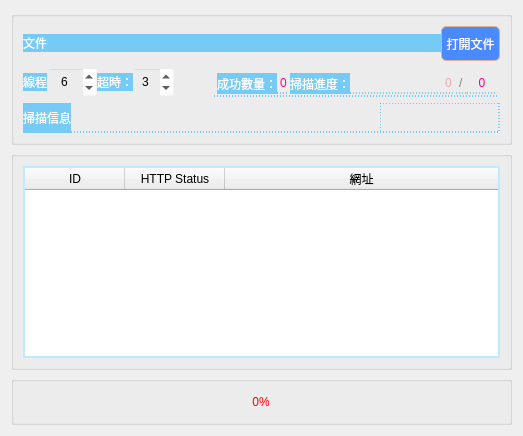
        <widget class="QWidget" name="tab_2">
         <attribute name="title">
          <string>任務</string>
         </attribute>
         <layout class="QGridLayout" name="gridLayout_2">
          <item row="1" column="0">
           <widget class="QGroupBox" name="groupBox_4">
            <property name="styleSheet">
             <string notr="true">    background-image: url();v</string>
            </property>
            <property name="title">
             <string/>
            </property>
            <layout class="QGridLayout" name="gridLayout_7">
             <item row="0" column="0">
              <layout class="QVBoxLayout" name="verticalLayout_7">
               <item>
                <widget class="QTableWidget" name="Task_tableWidget">
                 <property name="styleSheet">
                  <string notr="true">/*表格*/
QTableView{/*对齐方式代码设置*/
border:2px solid #c1e8ff;
gridline-color: rgb(128, 128, 128);/*网格线颜色*/
background-image: url(:/icon/bg.png);
}
QTableView QTableCornerButton::section{/*表头左上*/
background-color: rgb(60,60,60);
border:0;
border-bottom:1px solid rgb(0, 170, 255);
}
QTableView::item{/*表内容*/
font: 15px &quot;宋体&quot;;
color: rgb(250, 250, 250);
/*background-color: rgb(80, 80, 80);*/
}
QTableView::item:selected{
color:black;
background-color: rgb(255, 255, 188);
}
QTableView::indicator{
width: 20px;
height: 20px;
}
QTableView::indicator:enabled:checked{
image: ;
}
QTableView::indicator:enabled:unchecked{
image: ;
}</string>
                 </property>
                 <property name="verticalScrollMode">
                  <enum>QAbstractItemView::ScrollPerItem</enum>
                 </property>
                 <property name="horizontalScrollMode">
                  <enum>QAbstractItemView::ScrollPerItem</enum>
                 </property>
                 <property name="gridStyle">
                  <enum>Qt::NoPen</enum>
                 </property>
                 <property name="sortingEnabled">
                  <bool>false</bool>
                 </property>
                 <property name="rowCount">
                  <number>0</number>
                 </property>
                 <property name="columnCount">
                  <number>3</number>
                 </property>
                 <attribute name="horizontalHeaderStretchLastSection">
                  <bool>true</bool>
                 </attribute>
                 <attribute name="verticalHeaderVisible">
                  <bool>false</bool>
                 </attribute>
                 <attribute name="verticalHeaderStretchLastSection">
                  <bool>false</bool>
                 </attribute>
                 <column>
                  <property name="text">
                   <string>ID</string>
                  </property>
                 </column>
                 <column>
                  <property name="text">
                   <string>HTTP Status</string>
                  </property>
                 </column>
                 <column>
                  <property name="text">
                   <string>網址</string>
                  </property>
                 </column>
                </widget>
               </item>
              </layout>
             </item>
            </layout>
           </widget>
          </item>
          <item row="2" column="0">
           <widget class="QGroupBox" name="groupBox_5">
            <property name="styleSheet">
             <string notr="true">background: rgba(255, 255, 255, 0);</string>
            </property>
            <property name="title">
             <string/>
            </property>
            <layout class="QGridLayout" name="gridLayout_6">
             <item row="0" column="0">
              <layout class="QGridLayout" name="gridLayout_5">
               <item row="0" column="0">
                <widget class="QProgressBar" name="Task_progressBar">
                 <property name="enabled">
                  <bool>true</bool>
                 </property>
                 <property name="sizePolicy">
                  <sizepolicy hsizetype="Expanding" vsizetype="Fixed">
                   <horstretch>0</horstretch>
                   <verstretch>0</verstretch>
                  </sizepolicy>
                 </property>
                 <property name="mouseTracking">
                  <bool>false</bool>
                 </property>
                 <property name="tabletTracking">
                  <bool>false</bool>
                 </property>
                 <property name="acceptDrops">
                  <bool>false</bool>
                 </property>
                 <property name="accessibleName">
                  <string/>
                 </property>
                 <property name="layoutDirection">
                  <enum>Qt::LeftToRight</enum>
                 </property>
                 <property name="autoFillBackground">
                  <bool>false</bool>
                 </property>
                 <property name="styleSheet">
                  <string notr="true"> QProgressBar{
border-style: solid;
color: rgb(255,0, 0);
font: 12pt &quot;Arial&quot;;
}
QProgressBar::chunk {
background-color: rgb(190, 219, 255);
}</string>
                 </property>
                 <property name="minimum">
                  <number>0</number>
                 </property>
                 <property name="maximum">
                  <number>100</number>
                 </property>
                 <property name="value">
                  <number>0</number>
                 </property>
                 <property name="alignment">
                  <set>Qt::AlignCenter</set>
                 </property>
                 <property name="textVisible">
                  <bool>true</bool>
                 </property>
                 <property name="orientation">
                  <enum>Qt::Horizontal</enum>
                 </property>
                 <property name="invertedAppearance">
                  <bool>false</bool>
                 </property>
                 <property name="textDirection">
                  <enum>QProgressBar::TopToBottom</enum>
                 </property>
                 <property name="format">
                  <string>%p%</string>
                 </property>
                </widget>
               </item>
              </layout>
             </item>
            </layout>
           </widget>
          </item>
          <item row="0" column="0">
           <widget class="QGroupBox" name="groupBox_3">
            <property name="styleSheet">
             <string notr="true">background: rgba(255, 255, 255, 0);</string>
            </property>
            <property name="title">
             <string/>
            </property>
            <layout class="QGridLayout" name="gridLayout_3">
             <item row="2" column="0">
              <layout class="QHBoxLayout" name="horizontalLayout_3" stretch="0,2,3">
               <property name="spacing">
                <number>0</number>
               </property>
               <item>
                <widget class="QLabel" name="label_6">
                 <property name="sizePolicy">
                  <sizepolicy hsizetype="Expanding" vsizetype="Fixed">
                   <horstretch>0</horstretch>
                   <verstretch>0</verstretch>
                  </sizepolicy>
                 </property>
                 <property name="minimumSize">
                  <size>
                   <width>0</width>
                   <height>30</height>
                  </size>
                 </property>
                 <property name="layoutDirection">
                  <enum>Qt::LeftToRight</enum>
                 </property>
                 <property name="autoFillBackground">
                  <bool>false</bool>
                 </property>
                 <property name="styleSheet">
                  <string notr="true">background-color: rgba(0, 170, 255,128);
color: rgb(255, 255, 255);</string>
                 </property>
                 <property name="inputMethodHints">
                  <set>Qt::ImhNone</set>
                 </property>
                 <property name="frameShape">
                  <enum>QFrame::NoFrame</enum>
                 </property>
                 <property name="frameShadow">
                  <enum>QFrame::Plain</enum>
                 </property>
                 <property name="lineWidth">
                  <number>1</number>
                 </property>
                 <property name="midLineWidth">
                  <number>0</number>
                 </property>
                 <property name="text">
                  <string notr="true">掃描信息</string>
                 </property>
                 <property name="scaledContents">
                  <bool>false</bool>
                 </property>
                 <property name="alignment">
                  <set>Qt::AlignLeading|Qt::AlignLeft|Qt::AlignVCenter</set>
                 </property>
                 <property name="wordWrap">
                  <bool>false</bool>
                 </property>
                 <property name="margin">
                  <number>0</number>
                 </property>
                 <property name="indent">
                  <number>-1</number>
                 </property>
                 <property name="openExternalLinks">
                  <bool>false</bool>
                 </property>
                 <property name="textInteractionFlags">
                  <set>Qt::LinksAccessibleByMouse</set>
                 </property>
                 <property name="buddy">
                  <cstring></cstring>
                 </property>
                </widget>
               </item>
               <item>
                <widget class="QLabel" name="Task_label_msg">
                 <property name="enabled">
                  <bool>true</bool>
                 </property>
                 <property name="sizePolicy">
                  <sizepolicy hsizetype="Expanding" vsizetype="Preferred">
                   <horstretch>0</horstretch>
                   <verstretch>0</verstretch>
                  </sizepolicy>
                 </property>
                 <property name="maximumSize">
                  <size>
                   <width>16777215</width>
                   <height>16777215</height>
                  </size>
                 </property>
                 <property name="font">
                  <font>
                   <family>Arial</family>
                   <pointsize>12</pointsize>
                   <weight>50</weight>
                   <italic>false</italic>
                   <bold>false</bold>
                  </font>
                 </property>
                 <property name="focusPolicy">
                  <enum>Qt::NoFocus</enum>
                 </property>
                 <property name="contextMenuPolicy">
                  <enum>Qt::DefaultContextMenu</enum>
                 </property>
                 <property name="acceptDrops">
                  <bool>false</bool>
                 </property>
                 <property name="toolTip">
                  <string notr="true"/>
                 </property>
                 <property name="statusTip">
                  <string notr="true"/>
                 </property>
                 <property name="whatsThis">
                  <string notr="true"/>
                 </property>
                 <property name="accessibleName">
                  <string notr="true"/>
                 </property>
                 <property name="accessibleDescription">
                  <string notr="true"/>
                 </property>
                 <property name="autoFillBackground">
                  <bool>false</bool>
                 </property>
                 <property name="styleSheet">
                  <string notr="true">border-bottom:1px dashed rgb(0, 170, 255);
color: rgb(128, 128, 128);
</string>
                 </property>
                 <property name="frameShape">
                  <enum>QFrame::NoFrame</enum>
                 </property>
                 <property name="text">
                  <string notr="true"/>
                 </property>
                 <property name="textFormat">
                  <enum>Qt::AutoText</enum>
                 </property>
                 <property name="wordWrap">
                  <bool>false</bool>
                 </property>
                 <property name="openExternalLinks">
                  <bool>true</bool>
                 </property>
                 <property name="textInteractionFlags">
                  <set>Qt::LinksAccessibleByMouse</set>
                 </property>
                </widget>
               </item>
               <item>
                <widget class="QLabel" name="Task_label_time">
                 <property name="sizePolicy">
                  <sizepolicy hsizetype="Expanding" vsizetype="Preferred">
                   <horstretch>0</horstretch>
                   <verstretch>0</verstretch>
                  </sizepolicy>
                 </property>
                 <property name="minimumSize">
                  <size>
                   <width>120</width>
                   <height>0</height>
                  </size>
                 </property>
                 <property name="maximumSize">
                  <size>
                   <width>90</width>
                   <height>16777215</height>
                  </size>
                 </property>
                 <property name="styleSheet">
                  <string notr="true">background: rgba(255, 255, 255, 0);
border:1px dashed rgb(0, 170, 255);
color: rgb(128, 128, 128);</string>
                 </property>
                 <property name="text">
                  <string notr="true"/>
                 </property>
                 <property name="alignment">
                  <set>Qt::AlignRight|Qt::AlignTrailing|Qt::AlignVCenter</set>
                 </property>
                </widget>
               </item>
              </layout>
             </item>
             <item row="0" column="0">
              <layout class="QVBoxLayout" name="verticalLayout_6">
               <item>
                <layout class="QGridLayout" name="gridLayout_9" columnstretch="0,0" rowminimumheight="0" columnminimumwidth="0,0">
                 <property name="sizeConstraint">
                  <enum>QLayout::SetMinAndMaxSize</enum>
                 </property>
                 <property name="leftMargin">
                  <number>0</number>
                 </property>
                 <property name="rightMargin">
                  <number>0</number>
                 </property>
                 <property name="bottomMargin">
                  <number>0</number>
                 </property>
                 <property name="spacing">
                  <number>0</number>
                 </property>
                 <item row="0" column="0">
                  <widget class="QLabel" name="label_2">
                   <property name="sizePolicy">
                    <sizepolicy hsizetype="Preferred" vsizetype="Fixed">
                     <horstretch>0</horstretch>
                     <verstretch>0</verstretch>
                    </sizepolicy>
                   </property>
                   <property name="styleSheet">
                    <string notr="true">background-color: rgba(0, 170, 255,128);
color: rgb(255, 255, 255);</string>
                   </property>
                   <property name="midLineWidth">
                    <number>0</number>
                   </property>
                   <property name="text">
                    <string>文件</string>
                   </property>
                  </widget>
                 </item>
                 <item row="0" column="1">
                  <widget class="QToolButton" name="Task_archiveButton">
                   <property name="sizePolicy">
                    <sizepolicy hsizetype="Fixed" vsizetype="Fixed">
                     <horstretch>0</horstretch>
                     <verstretch>0</verstretch>
                    </sizepolicy>
                   </property>
                   <property name="minimumSize">
                    <size>
                     <width>0</width>
                     <height>30</height>
                    </size>
                   </property>
                   <property name="layoutDirection">
                    <enum>Qt::LeftToRight</enum>
                   </property>
                   <property name="styleSheet">
                    <string notr="true">QToolButton {
	 
	background-color: rgb(74, 138, 255);
     border: 1px solid #e1b190;
     padding:6px 0px 6px 0px;
     border-radius: 5px;
	 color: rgb(255, 255, 255);
}
QToolButton:pressed {
	background-color: qlineargradient(spread:pad, x1:0, y1:1, x2:0, y2:0, stop:0 rgba(74, 138, 255, 255), stop:0.5 rgba(106, 208, 225, 255), stop:1 rgba(74, 138, 255, 255));
}
QToolButton:disabled {
    background-color: white;
    color: rgb(128, 128, 128);
}</string>
                   </property>
                   <property name="text">
                    <string>打開文件</string>
                   </property>
                  </widget>
                 </item>
                </layout>
               </item>
               <item>
                <layout class="QHBoxLayout" name="horizontalLayout_2">
                 <property name="spacing">
                  <number>0</number>
                 </property>
                 <item>
                  <widget class="QLabel" name="label_3">
                   <property name="sizePolicy">
                    <sizepolicy hsizetype="Fixed" vsizetype="Fixed">
                     <horstretch>0</horstretch>
                     <verstretch>0</verstretch>
                    </sizepolicy>
                   </property>
                   <property name="styleSheet">
                    <string notr="true">background-color: rgba(0, 170, 255,128);
color: rgb(255, 255, 255);</string>
                   </property>
                   <property name="text">
                    <string>線程</string>
                   </property>
                  </widget>
                 </item>
                 <item>
                  <widget class="QSpinBox" name="Task_spinBox_thread">
                   <property name="minimumSize">
                    <size>
                     <width>50</width>
                     <height>30</height>
                    </size>
                   </property>
                   <property name="accessibleName">
                    <string notr="true">0</string>
                   </property>
                   <property name="styleSheet">
                    <string notr="true">background: rgba(255, 255, 255, 0);</string>
                   </property>
                   <property name="alignment">
                    <set>Qt::AlignCenter</set>
                   </property>
                   <property name="suffix">
                    <string notr="true"/>
                   </property>
                   <property name="maximum">
                    <number>100</number>
                   </property>
                   <property name="value">
                    <number>6</number>
                   </property>
                  </widget>
                 </item>
                 <item>
                  <widget class="QLabel" name="label_4">
                   <property name="sizePolicy">
                    <sizepolicy hsizetype="Fixed" vsizetype="Fixed">
                     <horstretch>0</horstretch>
                     <verstretch>0</verstretch>
                    </sizepolicy>
                   </property>
                   <property name="styleSheet">
                    <string notr="true">background-color: rgba(0, 170, 255,128);
color: rgb(255, 255, 255);</string>
                   </property>
                   <property name="text">
                    <string>超時：</string>
                   </property>
                  </widget>
                 </item>
                 <item>
                  <widget class="QSpinBox" name="Task_spinBox_time_out">
                   <property name="minimumSize">
                    <size>
                     <width>40</width>
                     <height>30</height>
                    </size>
                   </property>
                   <property name="accessibleName">
                    <string notr="true"/>
                   </property>
                   <property name="styleSheet">
                    <string notr="true">background: rgba(255, 255, 255, 0);</string>
                   </property>
                   <property name="alignment">
                    <set>Qt::AlignCenter</set>
                   </property>
                   <property name="suffix">
                    <string notr="true"/>
                   </property>
                   <property name="maximum">
                    <number>15</number>
                   </property>
                   <property name="value">
                    <number>3</number>
                   </property>
                  </widget>
                 </item>
                 <item>
                  <spacer name="horizontalSpacer">
                   <property name="orientation">
                    <enum>Qt::Horizontal</enum>
                   </property>
                   <property name="sizeType">
                    <enum>QSizePolicy::Expanding</enum>
                   </property>
                   <property name="sizeHint" stdset="0">
                    <size>
                     <width>40</width>
                     <height>20</height>
                    </size>
                   </property>
                  </spacer>
                 </item>
                 <item>
                  <widget class="QGroupBox" name="groupBox_6">
                   <property name="styleSheet">
                    <string notr="true">border:0px;border-bottom:1px dashed rgb(0, 170, 255);</string>
                   </property>
                   <property name="title">
                    <string/>
                   </property>
                   <layout class="QVBoxLayout" name="verticalLayout_9">
                    <property name="spacing">
                     <number>0</number>
                    </property>
                    <property name="leftMargin">
                     <number>0</number>
                    </property>
                    <property name="topMargin">
                     <number>0</number>
                    </property>
                    <property name="rightMargin">
                     <number>0</number>
                    </property>
                    <property name="bottomMargin">
                     <number>0</number>
                    </property>
                    <item>
                     <layout class="QHBoxLayout" name="horizontalLayout_20" stretch="0,0,0,0,0,0">
                      <property name="spacing">
                       <number>0</number>
                      </property>
                      <property name="sizeConstraint">
                       <enum>QLayout::SetDefaultConstraint</enum>
                      </property>
                      <property name="leftMargin">
                       <number>0</number>
                      </property>
                      <property name="topMargin">
                       <number>0</number>
                      </property>
                      <item>
                       <widget class="QLabel" name="label_7">
                        <property name="styleSheet">
                         <string notr="true">border:0px;
background-color: rgba(0, 170, 255,128);
color: rgb(255, 255, 255);</string>
                        </property>
                        <property name="text">
                         <string>成功數量：</string>
                        </property>
                       </widget>
                      </item>
                      <item>
                       <widget class="QLabel" name="Task_label_Success">
                        <property name="styleSheet">
                         <string notr="true">border-bottom:1px dashed rgb(0, 170, 255);
color: rgb(255, 0, 127);</string>
                        </property>
                        <property name="text">
                         <string notr="true">0</string>
                        </property>
                       </widget>
                      </item>
                      <item>
                       <widget class="QLabel" name="label_5">
                        <property name="styleSheet">
                         <string notr="true">border:0px;
background-color: rgba(0, 170, 255,128);
color: rgb(255, 255, 255);</string>
                        </property>
                        <property name="text">
                         <string>掃描進度：</string>
                        </property>
                       </widget>
                      </item>
                      <item>
                       <widget class="QLineEdit" name="Task_lineEdit_serial">
                        <property name="enabled">
                         <bool>true</bool>
                        </property>
                        <property name="sizePolicy">
                         <sizepolicy hsizetype="Preferred" vsizetype="Preferred">
                          <horstretch>0</horstretch>
                          <verstretch>0</verstretch>
                         </sizepolicy>
                        </property>
                        <property name="minimumSize">
                         <size>
                          <width>0</width>
                          <height>0</height>
                         </size>
                        </property>
                        <property name="maximumSize">
                         <size>
                          <width>16777215</width>
                          <height>16777215</height>
                         </size>
                        </property>
                        <property name="layoutDirection">
                         <enum>Qt::RightToLeft</enum>
                        </property>
                        <property name="styleSheet">
                         <string notr="true">QLineEdit{
border:0px;
border-bottom:1px dashed rgb(0, 170, 255);
background: rgba(255, 255, 255, 0);
font-weight：bold;
font: 12pt &quot;Arial&quot;;
padding:0px;
color: rgb(236, 168, 172);
}
QLineEdit:hover{
border:1px dashed rgb(0, 170, 255)
}

</string>
                        </property>
                        <property name="text">
                         <string notr="true">0</string>
                        </property>
                        <property name="alignment">
                         <set>Qt::AlignRight|Qt::AlignTrailing|Qt::AlignVCenter</set>
                        </property>
                        <property name="cursorMoveStyle">
                         <enum>Qt::LogicalMoveStyle</enum>
                        </property>
                       </widget>
                      </item>
                      <item>
                       <widget class="QLabel" name="label_9">
                        <property name="minimumSize">
                         <size>
                          <width>0</width>
                          <height>0</height>
                         </size>
                        </property>
                        <property name="styleSheet">
                         <string notr="true">background: rgba(255, 255, 255, 0);
color: rgb(128, 128, 128);
padding:0px;</string>
                        </property>
                        <property name="text">
                         <string>/</string>
                        </property>
                       </widget>
                      </item>
                      <item>
                       <widget class="QLabel" name="Task_lineEdit_file_number">
                        <property name="sizePolicy">
                         <sizepolicy hsizetype="Preferred" vsizetype="Preferred">
                          <horstretch>0</horstretch>
                          <verstretch>0</verstretch>
                         </sizepolicy>
                        </property>
                        <property name="minimumSize">
                         <size>
                          <width>30</width>
                          <height>0</height>
                         </size>
                        </property>
                        <property name="styleSheet">
                         <string notr="true">border-bottom:1px dashed rgb(0, 170, 255);
color: rgb(255, 0, 127);
padding:0px;</string>
                        </property>
                        <property name="text">
                         <string notr="true">0</string>
                        </property>
                        <property name="alignment">
                         <set>Qt::AlignCenter</set>
                        </property>
                       </widget>
                      </item>
                     </layout>
                    </item>
                   </layout>
                  </widget>
                 </item>
                </layout>
               </item>
              </layout>
             </item>
            </layout>
           </widget>
          </item>
         </layout>
        </widget>
